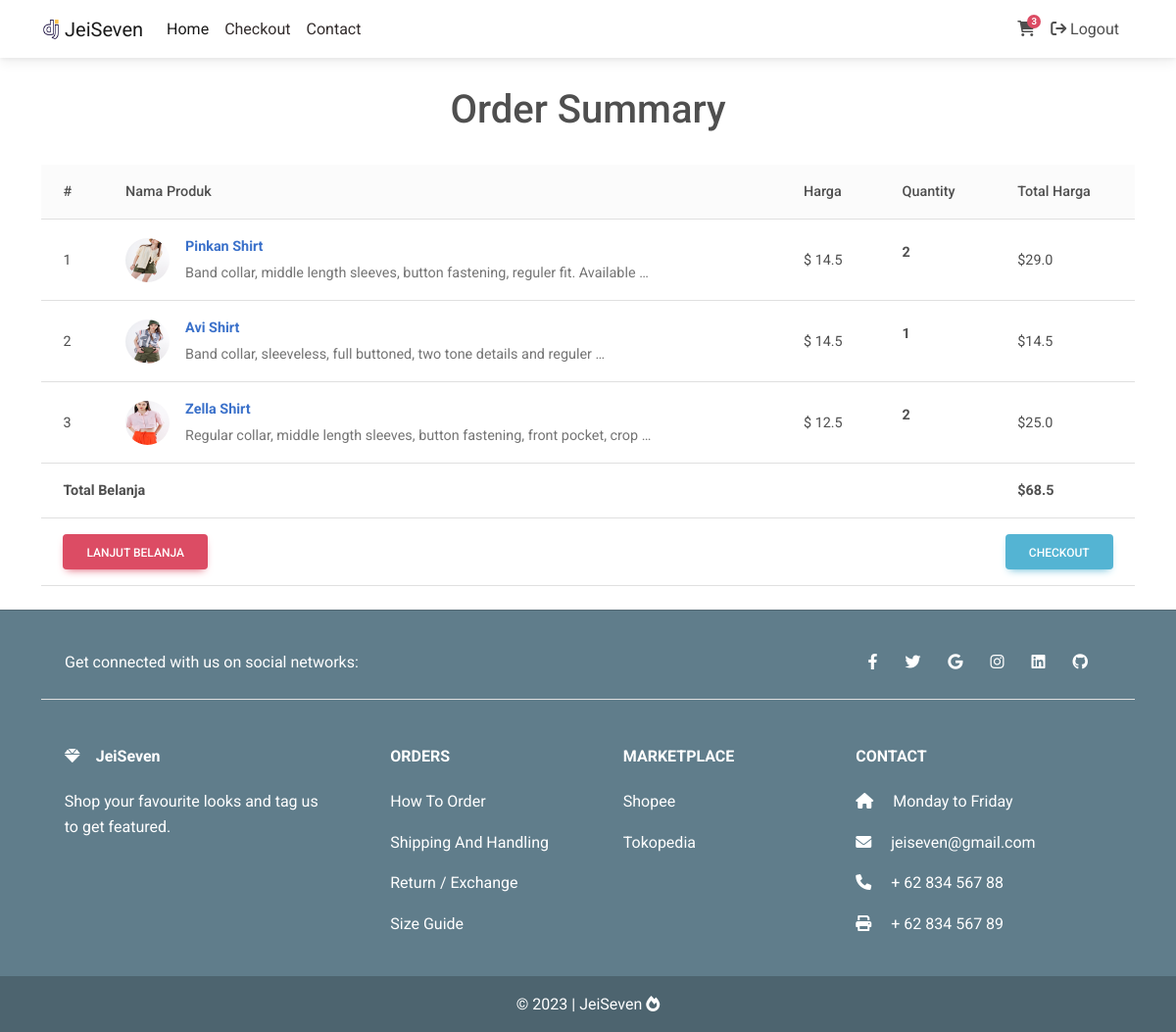
Page /order-summary/ (signed in) on the committed database.
### toko/models.py (models this page shows, shortened)
class Order(models.Model):
    user = models.ForeignKey(User, on_delete=models.CASCADE)
    produk_items = models.ManyToManyField(OrderProdukItem)
    tanggal_mulai = models.DateTimeField(auto_now_add=True)
    tanggal_order = models.DateTimeField(blank=True, null=True)
    ordered = models.BooleanField(default=False)
    alamat_pengiriman = models.ForeignKey('AlamatPengiriman', on_delete=models.SET_NULL, blank=True, null=True)
    payment = models.ForeignKey('Payment', on_delete=models.SET_NULL, blank=True, null=True)
    def get_total_harga_order(self):
        total = 0
        for order_produk_item in self.produk_items.all():
            total += order_produk_item.get_total_item_keseluruan()
        return total
    def get_total_hemat_order(self):
        total = 0
        for order_produk_item in self.produk_items.all():
            total += order_produk_item.get_total_hemat_keseluruhan()
        return total

class OrderProdukItem(models.Model):
    user = models.ForeignKey(User, on_delete=models.CASCADE)
    ordered = models.BooleanField(default=False)
    produk_item = models.ForeignKey(ProdukItem, on_delete=models.CASCADE)
    quantity = models.IntegerField(default=1)
    def get_total_harga_item(self):
        return self.quantity * self.produk_item.harga
    def get_total_item_keseluruan(self):
        if self.produk_item.harga_diskon:
            return self.get_total_harga_diskon_item()
        return self.get_total_harga_item()
    def get_total_hemat_keseluruhan(self):
        if self.produk_item.harga_diskon:
            return self.get_total_hemat_item()
        return 0

class ProdukItem(models.Model):
    nama_produk = models.CharField(max_length=100)
    harga = models.FloatField()
    harga_diskon = models.FloatField(blank=True, null=True)
    slug = models.SlugField(unique=True)
    deskripsi = models.TextField()
    gambar = models.ImageField(upload_to='product_pics')
    label = models.CharField(choices=PILIHAN_LABEL, max_length=4)
    kategori = models.CharField(choices=PILIHAN_KATEGORI, max_length=2)

### toko/views.py (the view)
# urls.py: path('order-summary/', views.OrderSummaryView.as_view(), name='order-summary'),
class OrderSummaryView(LoginRequiredMixin, generic.TemplateView):
    def get(self, *args, **kwargs):
        try:
            order = Order.objects.get(user=self.request.user, ordered=False)
            context = {
                'keranjang': order
            }
            template_name = 'order_summary.html'
            return render(self.request, template_name, context)
        except ObjectDoesNotExist:
            messages.error(self.request, 'Tidak ada pesanan yang aktif')
            return redirect('/')

### toko/templatetags/cart_template_tags.py (called while the page is built)
@register.filter
def total_produk_dikeranjang(user):
    if user.is_authenticated:
        query = Order.objects.filter(user=user, ordered=False)
        if query.exists():
            return query[0].produk_items.count()
    return 0

### ecomm/templates/order_summary.html (shortened to what this page needs)
{% extends "base.html" %}
{% load static %}
{% block content %}
<div class="container">
    <div class="row">
        <div class="col-12 mt-4 mb-4">
            <h1 class="text-center">Order Summary</h1>
        </div>
    </div>
    <table class="table align-middle mb-0 bg-white">
        <thead class="bg-light">
        <tr>
            <th>#</th>
            <th>Nama Produk</th>
            <th>Harga</th>
            <th>Quantity</th>
            <th>Total Harga</th>
        </tr>
        </thead>
        <tbody>
            {% for pItem in keranjang.produk_items.all %}
            <tr>
                <td scope="row" style="flex: 2;">
                    {{ forloop.counter }}
                </td>
                <td>
                    <a href="{% url 'toko:produk-detail' pItem.produk_item.slug %}">
                        <div class="d-flex align-items-center">
                            <img
                                src="{{ pItem.produk_item.gambar.url }}"
                                alt=""
                                style="width: 45px; height: 45px"
                                class="rounded-circle"
                                />
                            <div class="ms-3">
                            <p class="fw-bold mb-1">{{ pItem.produk_item.nama_produk }}</p>
                            <p class="text-muted mb-0"> {{ pItem.produk_item.deskripsi|truncatewords:10 }}</p>
                            </div>
                        </div>
                    </a>
                </td>
                <td>
                    <div>$
                        {% if pItem.produk_item.harga_diskon %}
                        {{ pItem.produk_item.harga_diskon }}
                        {% else %}
                        {{ pItem.produk_item.harga }}
                        {% endif %}
                    </div>
                </td>
                <td>
                    <p class="quantity">{{ pItem.quantity }}</p>
                </td>
                <td>
                    {% if pItem.produk_item.harga_diskon %}
                    ${{ pItem.get_total_harga_diskon_item }}
                    <span class="badge badge-danger rounded-pill d-inline">Hemat ${{ pItem.get_total_hemat_item }}</span>
                    {% else %}
                    ${{ pItem.get_total_harga_item }}
                    {% endif %}
                </td>
            </tr>
            {% endfor %}
            {% if keranjang.get_total_harga_order %}
            <tr>
                <td colspan="4"><b>Total Belanja</b></td>
                <td><b>${{ keranjang.get_total_harga_order }}</b>
                </td>
            </tr>
            <tr>
                <td colspan="5">
                <a class='btn btn-info float-end ml-2' href="{% url 'toko:checkout' %}">Checkout</a>
                <a class='btn btn-danger' href="{% url 'toko:home-produk-list' %}">Lanjut belanja</a>
                </td>
            </tr>
            {% endif %}
        </tbody>
  </table>
</div>
{% endblock content %}

### ecomm/templates/navbar.html (shortened to what this page needs)
{% load cart_template_tags %}
{% load static %}
<nav class="navbar fixed-top navbar-expand-lg navbar-light bg-white ">
    <div class="container">
        <div class="collapse navbar-collapse" id="navbarSupportedContent1">
        <a class="navbar-brand mt-2 mt-sm-0" href="{% url 'toko:home-produk-list' %}">
            <img
            src="{% static 'img/django3.png' %}"
            height="20"
            alt="MDB Logo"
            loading="lazy"
            />JeiSeven
        </a>
        <ul class="navbar-nav me-auto mb-2 mb-lg-0">
            <li class="nav-item active">
            <a class="nav-link active" href="/">Home</a>
            </li>
            <li class="nav-item">
            <a class="nav-link text-dark" href="{% url 'toko:checkout' %}">Checkout</a>
            </li>
            <li class="nav-item">
                <a class="nav-link text-dark" href="{% url 'toko:contact' %}">Contact</a>
                </li>
        </ul>
        </div>
        <div class="d-flex align-items-center">
            {% if request.user.is_authenticated %}
                <a class="nav-link me-3" href="{% url 'toko:order-summary' %}">
                    <i class="fas fa-shopping-cart"></i>
                    <span class="badge rounded-pill badge-notification bg-danger">{{ request.user|total_produk_dikeranjang }}</span>
                </a>
                <a class="nav-link me-3" href="{% url 'account_logout' %}">
                    <i class="fa fa-sign-out" aria-hidden="true"></i> Logout
                </a>
            {% else %}
                <a class="nav-link me-3" href="{% url 'account_login' %}">
                <i class="fa fa-sign-in " aria-hidden="true"></i> Login/Register
            {% endif %}
        </div>
    </div>
</nav>

### static/css/main.css (style rules this page uses)
.quantity { display: inline-block; font-weight: 700; padding-right:10px; }

### rows in the picture
OrderProdukItem: produk_item.gambar (picture), produk_item.nama_produk "Pinkan Shirt", produk_item.deskripsi "Band collar, middle length sleeves, button fastening, reguler fit. Available …", produk_item.harga "14.5", quantity "2", get_total_harga_item "29.0"
OrderProdukItem: produk_item.gambar (picture), produk_item.nama_produk "Avi Shirt", produk_item.deskripsi "Band collar, sleeveless, full buttoned, two tone details and reguler …", produk_item.harga "14.5", quantity "1", get_total_harga_item "14.5"
OrderProdukItem: produk_item.gambar (picture), produk_item.nama_produk "Zella Shirt", produk_item.deskripsi "Regular collar, middle length sleeves, button fastening, front pocket, crop …", produk_item.harga "12.5", quantity "2", get_total_harga_item "25.0"
Order: get_total_harga_order "68.5"

### other values in the picture
{{ request.user|total_produk_dikeranjang }} "3"
